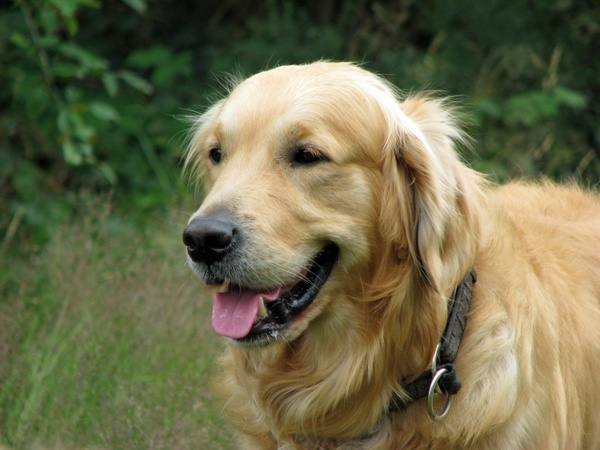
#> input picture test.jpg, 600 x 450 px
$ python 13_thresholding.py
#> lines starting #> are read from the running program, lines starting #| are printed output that depends on the picture; after the words box and inside, x2 and y2 are one past the last pixel; in counts of white or black regions, pixels touching at a corner belong together
import numpy as np
import cv2

# 이미지를 흑백으로 로드
img = cv2.imread("./test.jpg", cv2.IMREAD_GRAYSCALE)
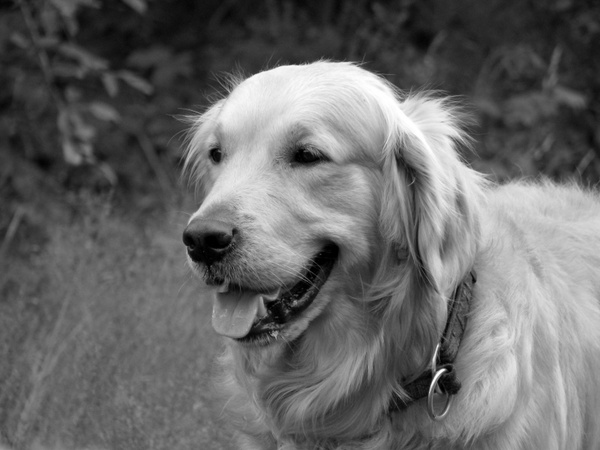
#> img: shape (450, 600); min 0, max 255, mean 104.1

# 이미지, 문턱값, 문턱값모다 클 경우 적용할 값, 옵션
# img, threshold_value, value,  flag
ret, th1 = cv2.threshold(img, 127, 255, cv2.THRESH_BINARY) # 문턱 < 값 = value (반대: 0 으로 할당)
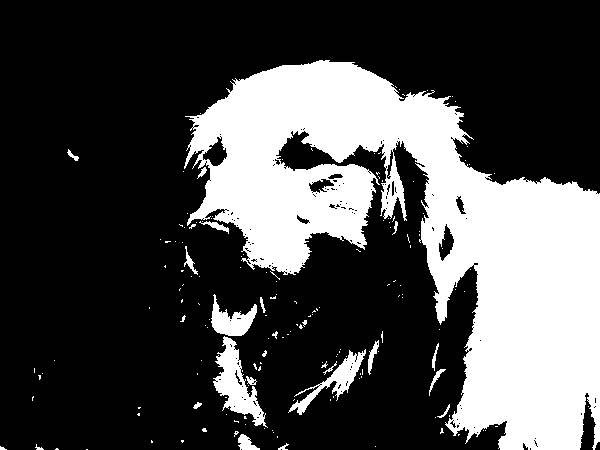
#> th1: shape (450, 600); 29.1% white; 166 white regions (144 under 20 px), largest, box (x1, y1, x2, y2) and area: (184, 60, 600, 450) 72857, (213, 336, 268, 428) 1915, (288, 349, 366, 415) 1140
ret, th2 = cv2.threshold(img, 127, 255, cv2.THRESH_BINARY_INV) # 문턱 < 값 = 0 (반대: value 으로 할당)
ret, th3 = cv2.threshold(img, 127, 255, cv2.THRESH_TRUNC) # 문턱 < 값 = 문턱값 (반대: 원본유지)
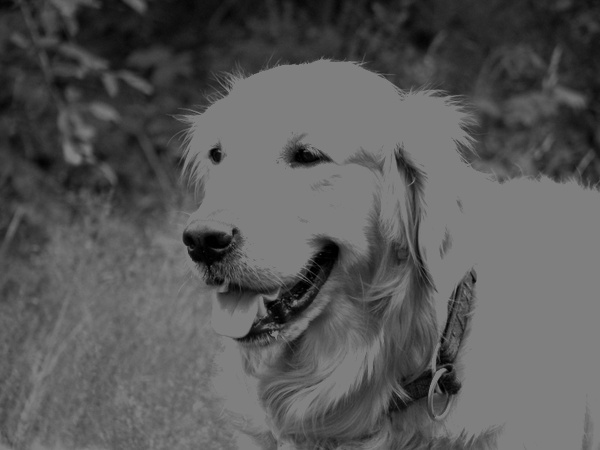
#> th3: shape (450, 600); min 0, max 127, mean 88.3
ret, th4 = cv2.threshold(img, 127, 255, cv2.THRESH_TOZERO) # 문턱 < 값 = 원본유지 (반대: 0 으로 할당)
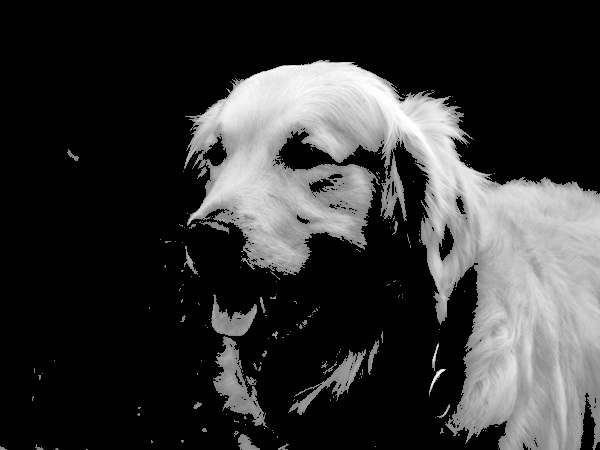
#> th4: shape (450, 600); min 0, max 255, mean 52.7
ret, th5 = cv2.threshold(img, 127, 255, cv2.THRESH_TOZERO_INV) # 문턱 < 값 = 0 (반대: 원본유지)
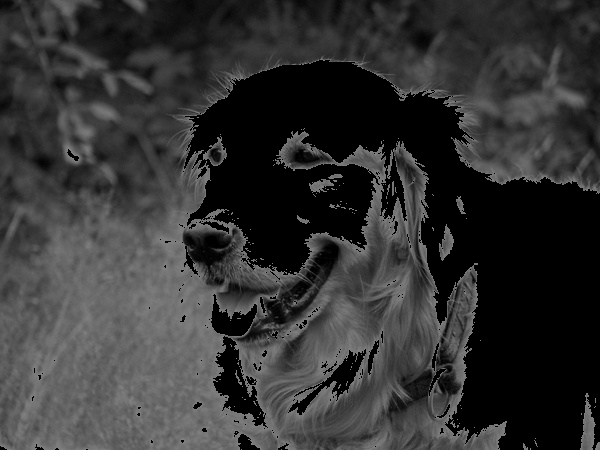
#> th5: shape (450, 600); min 0, max 127, mean 51.4

# 이미지 출력
cv2.imshow("origin", img)
cv2.imshow("cv2.THRESH_BINARY", th1)
cv2.imshow("cv2.THRESH_BINARY_INV", th2)
cv2.imshow("cv2.THRESH_TRUNC", th3)
cv2.imshow("cv2.THRESH_TOZERO", th4)
cv2.imshow("cv2.THRESH_TOZERO_INV", th5)

cv2.waitKey(0)
cv2.destroyAllWindows()
